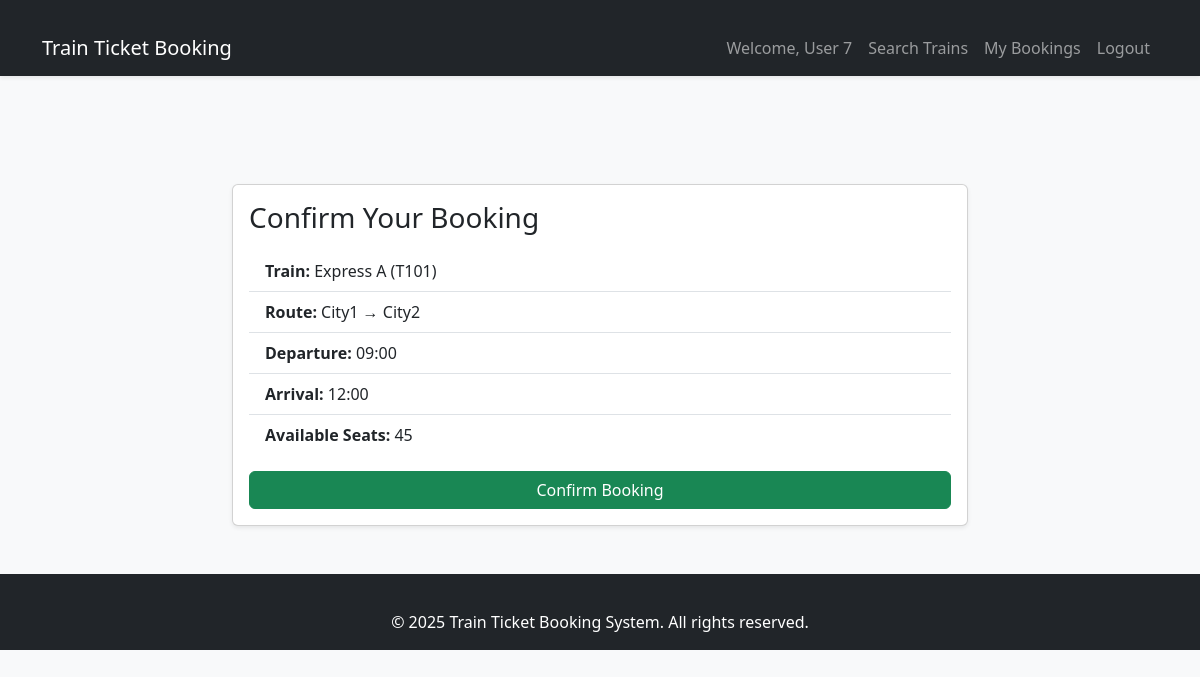
The page /book/T101 (signed in) on the database as committed earlier.
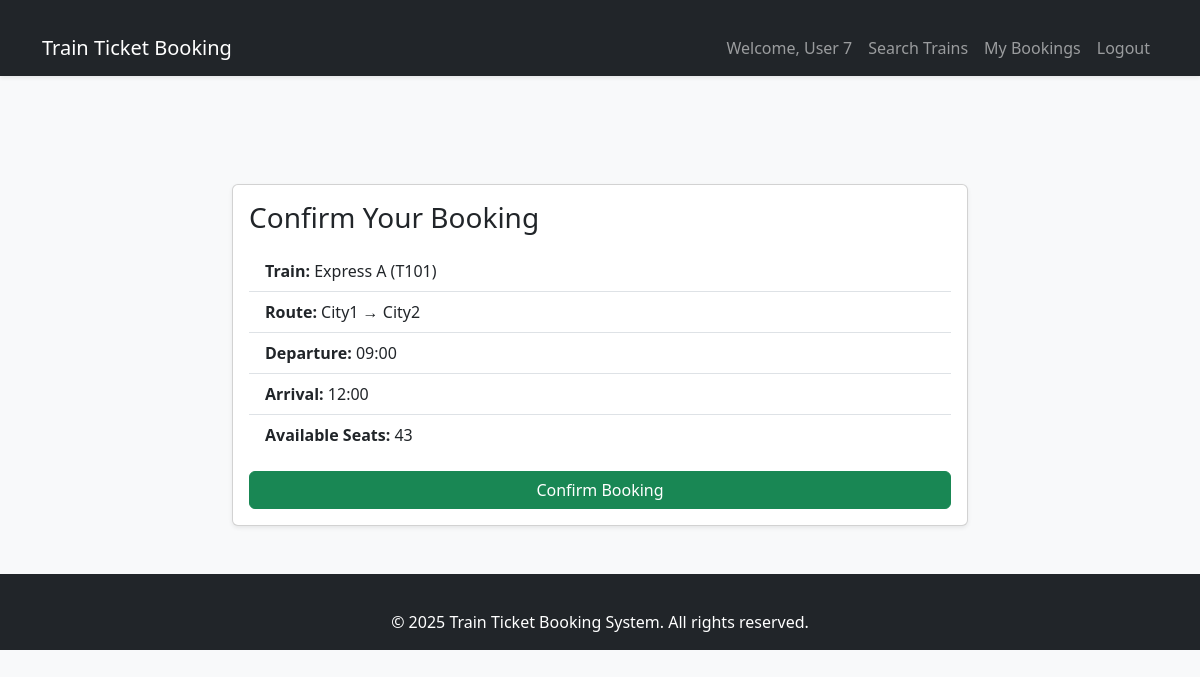
The same page on the database as committed later.
### models.py (models this page shows)
class Train(db.Model):
    id = db.Column(db.String(10), primary_key=True)
    name = db.Column(db.String(100), nullable=False)
    source = db.Column(db.String(50), nullable=False)
    destination = db.Column(db.String(50), nullable=False)
    departure_time = db.Column(db.String(10), nullable=False)
    arrival_time = db.Column(db.String(10), nullable=False)
    seats = db.Column(db.Integer, nullable=False)
    bookings = db.relationship('Booking', backref='train', lazy=True)

### app.py (the view, shortened to what this page needs)
@app.route('/book/<train_id>', methods=['GET', 'POST'])
def book(train_id):
    if 'user_id' not in session:
        flash('Please log in first.')
        return redirect(url_for('login'))
    train = Train.query.get(train_id)
    if not train:
        flash('Train not found.')
        return redirect(url_for('search'))
    return render_template('booking.html', train=train)

### templates/booking.html
{% extends "base.html" %}
{% block content %}
<div class="row justify-content-center">
  <div class="col-md-8">
    {% if train %}
    <div class="card shadow-sm">
      <div class="card-body">
        <h3 class="card-title mb-3">Confirm Your Booking</h3>
        <ul class="list-group list-group-flush">
          <li class="list-group-item"><strong>Train:</strong> {{ train.name }} ({{ train.id }})</li>
          <li class="list-group-item"><strong>Route:</strong> {{ train.source }} → {{ train.destination }}</li>
          <li class="list-group-item"><strong>Departure:</strong> {{ train.departure_time }}</li>
          <li class="list-group-item"><strong>Arrival:</strong> {{ train.arrival_time }}</li>
          <li class="list-group-item"><strong>Available Seats:</strong> {{ train.seats }}</li>
        </ul>
        <form method="post" class="mt-3">
          <button type="submit" class="btn btn-success w-100">Confirm Booking</button>
        </form>
      </div>
    </div>
    {% else %}
      <p class="text-center">No train selected.</p>
    {% endif %}
  </div>
</div>
{% endblock %}

Rows that differ between the two databases and show on the page:
changed Train "Express A": seats "45" → "43"
